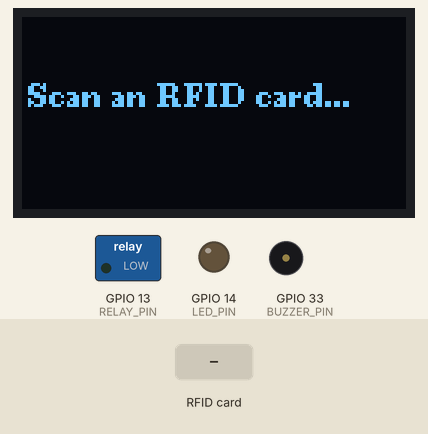
Simulated run of this sketch. Board: ESP32. Shown: 128×64 one-colour display, switched loads named in the sketch (green lamp = pin HIGH), output pins drawn as LEDs (lit = HIGH), buzzer (waves = sounding, pin HIGH). The test bench sets the inputs (shaded band). What the sketch prints to the serial monitor is not drawn.

Above: at 1.3 s.
1.4 s: RFID card 66 76 7D 3D held to the reader
At 2.2 s:
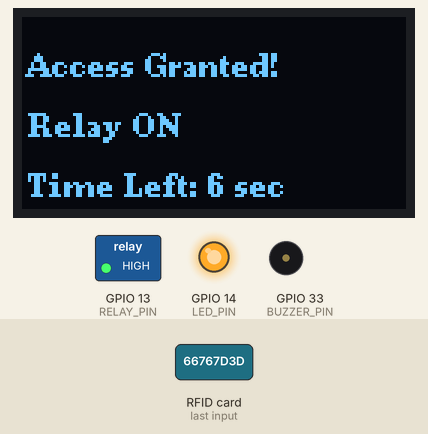
4.4 s: RFID card 5E 7A 19 C4 held to the reader
At 4.8 s:
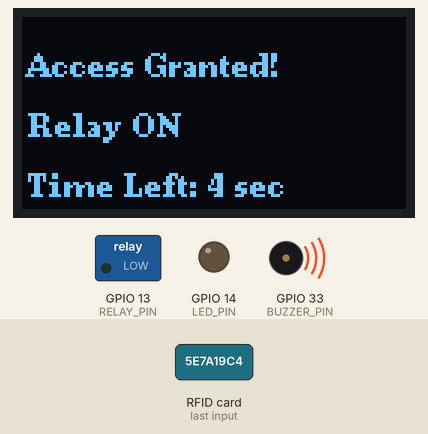
At 6.2 s:
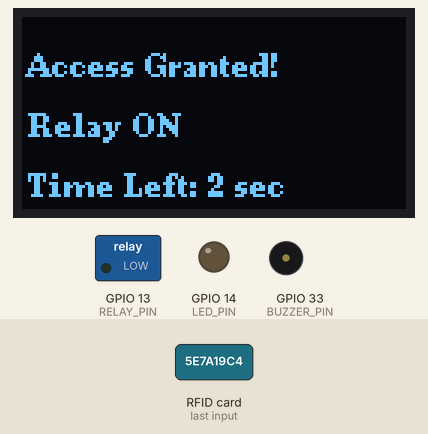
Timing chart, 0 to 7.7 s (numbered marks = the images above; inputs shaded):
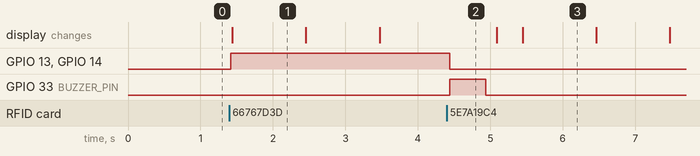

The sketch:

Task11_ESP32_RFID_Relay_OLED_Display.ino
```cpp
#include <Wire.h>
#include <U8g2lib.h>
#include <SPI.h>
#include <MFRC522.h>

#define SS_PIN 2
#define RST_PIN 15
#define LED_PIN 14
#define BUZZER_PIN 33
#define RELAY_PIN 13

U8G2_SSD1306_128X64_NONAME_F_HW_I2C u8g2(U8G2_R0, U8X8_PIN_NONE);
MFRC522 mfrc522(SS_PIN, RST_PIN);

byte validUID[] = { 0x66, 0x76, 0x7D, 0x3D };

unsigned long relayOnTime = 0;
bool relayTriggered = false;

bool cardPresent = false;

void setup() {
  Serial.begin(115200);
  u8g2.begin();
  SPI.begin();
  mfrc522.PCD_Init();

  pinMode(LED_PIN, OUTPUT);
  pinMode(BUZZER_PIN, OUTPUT);
  pinMode(RELAY_PIN, OUTPUT);

  digitalWrite(LED_PIN, LOW);
  digitalWrite(BUZZER_PIN, LOW);
  digitalWrite(RELAY_PIN, LOW);

  displayMessage("Scan an RFID card...");
  Serial.println("Scan an RFID card...");
}

void loop() {

  if (relayTriggered) {
    unsigned long timeLeft = 6000 - (millis() - relayOnTime);
    if ((long)timeLeft <= 0) {
      digitalWrite(RELAY_PIN, LOW);
      digitalWrite(LED_PIN, LOW);
      relayTriggered = false;
      Serial.println("Relay OFF");
      displayMessage("Scan an RFID card...");
    } else {
      displayRelayCountdown(timeLeft);
    }
  }

  if (!mfrc522.PICC_IsNewCardPresent()) {

    cardPresent = false;
    return;
  }

  if (!mfrc522.PICC_ReadCardSerial()) return;

  if (!cardPresent) {
    cardPresent = true;

    bool validCard = checkUID(mfrc522.uid.uidByte, mfrc522.uid.size);

    if (validCard) {
      Serial.println("Valid Card! Relay ON");
      digitalWrite(RELAY_PIN, HIGH);
      digitalWrite(LED_PIN, HIGH);
      digitalWrite(BUZZER_PIN, LOW);
      relayOnTime = millis();
      relayTriggered = true;
    } else {
      Serial.println("Invalid Card! Buzzer Beeps");
      digitalWrite(RELAY_PIN, LOW);
      digitalWrite(LED_PIN, LOW);
      buzzerBeep();
      displayAccessDenied();
    }
  } else {
  }

  mfrc522.PICC_HaltA();
  mfrc522.PCD_StopCrypto1();
}

bool checkUID(byte* uid, byte uidLength) {
  if (uidLength != sizeof(validUID)) return false;
  for (byte i = 0; i < uidLength; i++) {
    if (uid[i] != validUID[i]) return false;
  }
  return true;
}

void displayMessage(const char* msg) {
  u8g2.clearBuffer();
  u8g2.setFont(u8g2_font_ncenB08_tr);
  u8g2.drawStr(2, 30, msg);
  u8g2.sendBuffer();
}

void displayRelayCountdown(unsigned long timeLeft) {
  char buf[30];
  sprintf(buf, "Time Left: %lu sec", (timeLeft + 999) / 1000);
  u8g2.clearBuffer();
  u8g2.setFont(u8g2_font_ncenB08_tr);
  u8g2.drawStr(2, 20, "Access Granted!");
  u8g2.drawStr(2, 40, "Relay ON");
  u8g2.drawStr(2, 60, buf);
  u8g2.sendBuffer();
}

void displayAccessDenied() {
  u8g2.clearBuffer();
  u8g2.setFont(u8g2_font_ncenB08_tr);
  u8g2.drawStr(2, 20, "Access Denied!");
  u8g2.drawStr(2, 40, "Try Again...");
  u8g2.sendBuffer();
}

void buzzerBeep() {
  digitalWrite(BUZZER_PIN, HIGH);
  delay(500);
  digitalWrite(BUZZER_PIN, LOW);
  delay(100);
}
```

Measured:
- after the input at 1.4 s, GPIO 13 (RELAY_PIN), GPIO 14 (LED_PIN): LOW → HIGH at once; the display: changes at once (image 1)
- after the input at 4.4 s, GPIO 13 (RELAY_PIN), GPIO 14 (LED_PIN): HIGH → LOW after 0.04 s instead of 3.1 s; GPIO 33 (BUZZER_PIN): LOW → HIGH at once, → LOW 0.50 s later
- what the display in image 3 shows lasts 1.1 s, from 5.4 s to 6.5 s
